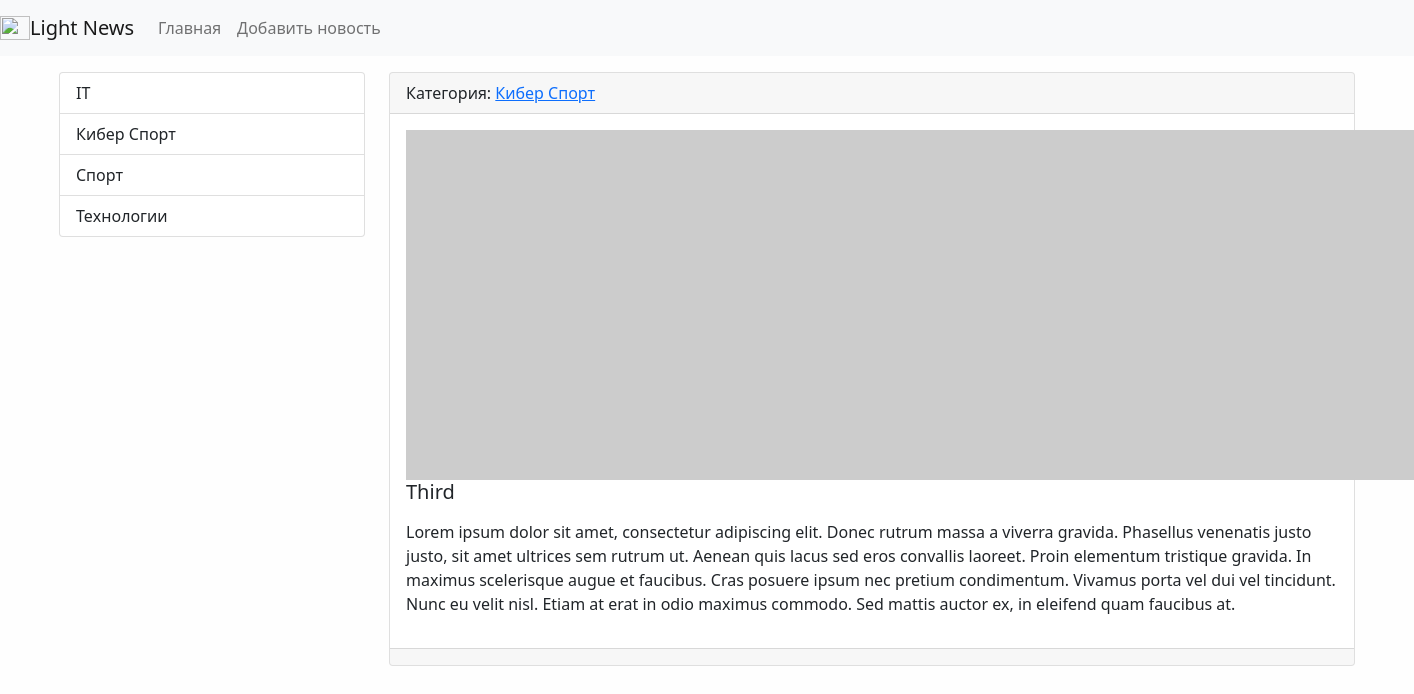
/news/news/7/, run on the app's committed database.
### news/models.py (models this page shows, shortened)
class Category(models.Model):
    title = models.CharField(max_length=150, db_index=True)
    def get_absolute_url(self):
        return reverse_lazy('category', kwargs={'category_id': self.pk})
    def __str__(self):
        return self.title
    class Meta:
        verbose_name = 'Категория'
        verbose_name_plural = 'Категории'
        ordering = ['title']

class News(models.Model):
    title = models.CharField(max_length=128)
    content = models.TextField(blank=True)
    created_date = models.DateTimeField(auto_now_add=True)
    updated_date = models.DateTimeField(auto_now=True)
    photo = models.ImageField(upload_to='photos/%Y/%m/%d', blank=True)
    publish = models.BooleanField(default=True)
    category = models.ForeignKey('Category', on_delete=models.PROTECT, null=True)
    class Meta:
        verbose_name = 'Новость'
        verbose_name_plural = 'Новости'
        ordering = ['-created_date']

### news/views.py (the view)
# urls.py: path('news/<int:news_id>/', view_news, name='view_news'),
def view_news(request, news_id):
    news_item = get_object_or_404(News, pk=news_id)
    return render(request, 'news/view_news.html', {'news_item': news_item})

### news/templatetags/news_tags.py (called while the page is built)
@register.inclusion_tag('news/list_categories.html')
def show_categories():
    categories = Category.objects.all()
    return {'categories': categories}

### news/templates/news/view_news.html (shortened to what this page needs)
{% extends 'base.html' %}
{% block sidebar %}
{% include 'inc/_sidebar.html' %}
{% endblock %}
{% block content %}
<div class="card mb-3">
    <div class="card-header">
        Категория: <a href="{{ news_item.category.get_absolute_url }}">{{ news_item.category }}</a>
    </div>
    <div class="card-body">
        <div class="media">
            {% if item.photo %}
            <img src="{{ news_item.photo.url }}" alt="" width="350" class="mr-3">
            {% else %}
            <img src="https://picsum.photos/id/1060/350/235/?blur=2" alt="" class="mr-3">
            {% endif %}
            <div class="media-body">
                <h5 class="card-title">{{ news_item.title }}</h5>
                <p class="card-text">{{ news_item.content|safe|linebreaks }}</p>
            </div>
        </div>
    </div>
    <div class="card-footer text-muted">
    </div>
</div>
{% endblock %}

### news/templates/news/list_categories.html
<div class="list-group">
    {% for item in categories %}
    <a href="{{ item.get_absolute_url }}" class="list-group-item list-group-item-action">
        {{ item.title }}</a>
    {% endfor %}
</div>

### my_app/static/css/style.css (style rules this page uses)
body { background-color: #fefefe; }

### data on the page
Category: title "IT"
Category: title "Кибер Спорт"
Category: title "Спорт"
Category: title "Технологии"
News: category "Кибер Спорт", title "Third", content "Lorem ipsum dolor sit amet, consectetur adipiscing elit. Donec rutrum massa a viverra gravida. Phasellus venenatis justo justo, sit amet ultrices sem rutrum ut. Aenean quis lacus sed eros convallis laoreet. Proin elementum tristique gravida. In maximus scelerisque augue et faucibus. Cras posuere ipsum nec pretium condimentum. Vivamus porta vel dui vel tincidunt. Nunc eu velit nisl. Etiam at erat in odio maximus commodo. Sed mattis auctor ex, in eleifend quam faucibus at."
